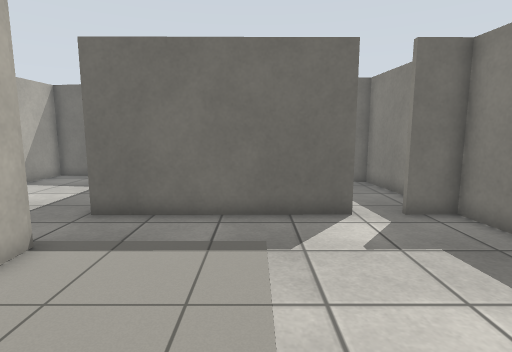
view 1 (above)

21 first-person views from a walk through a robot-simulator world made for Gazebo. The camera is 1.2 m above the floor, tilts 8° down and sees 80° across. The floor is counted in squares, 0.5 m on a side. Each view is taken from the middle of a square. On the plan, view 1 faces up. The plan holds only what a view shows up to about 18 squares ahead; the rest is blank. The place goes on beyond the plan. Surface patterns are stand-ins for the level's own textures.

view 2
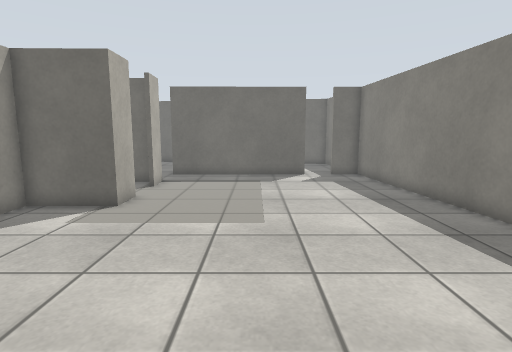

view 3
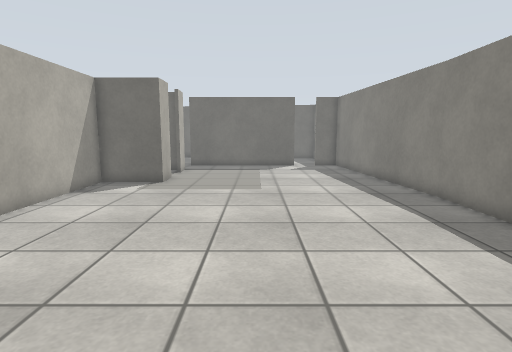

view 4
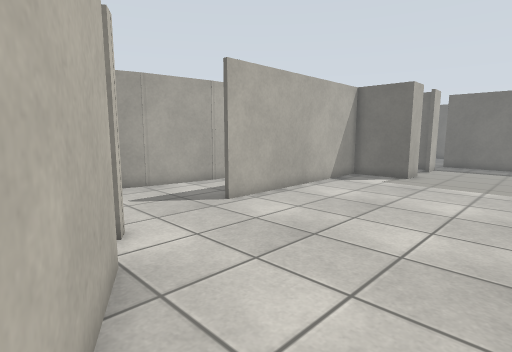

view 5
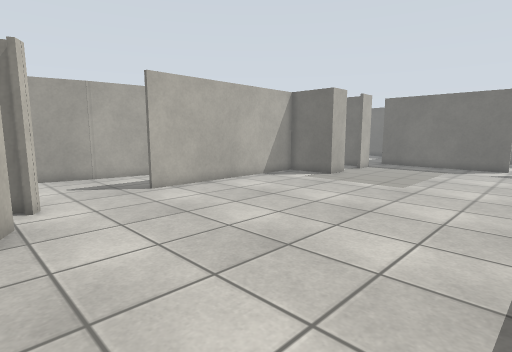

view 6
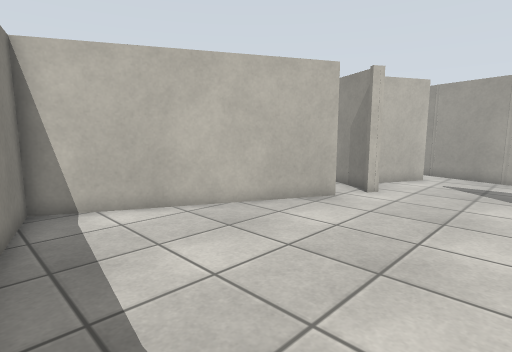

view 7
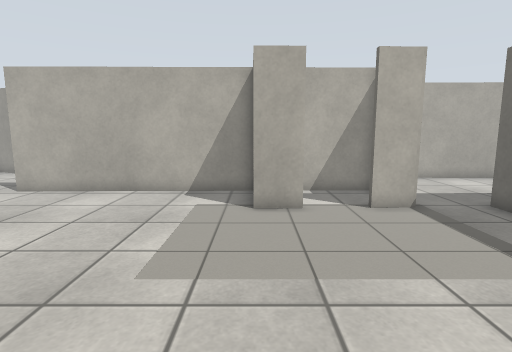

view 8
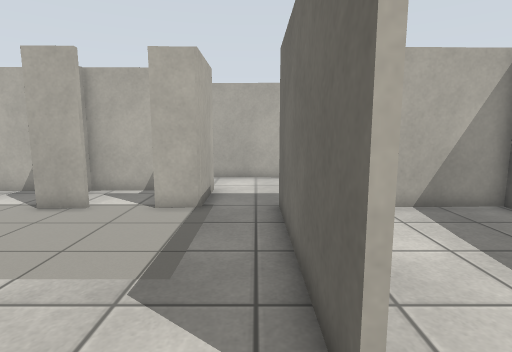

view 9
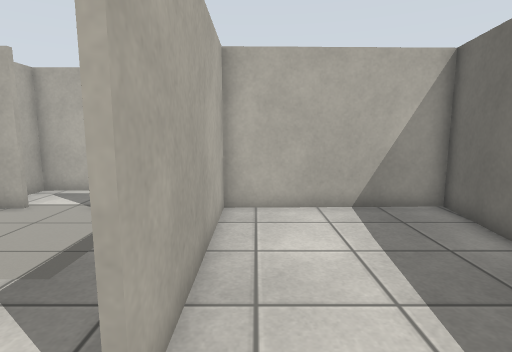

view 10
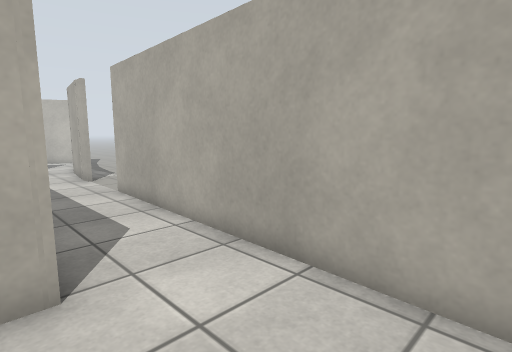

view 11
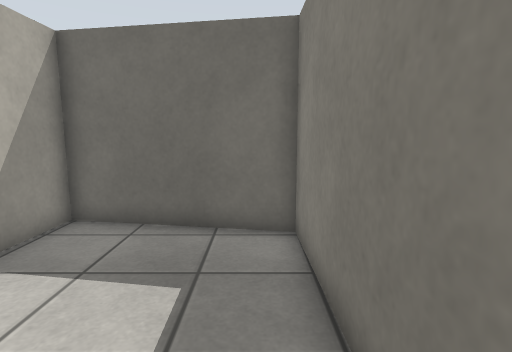

view 12
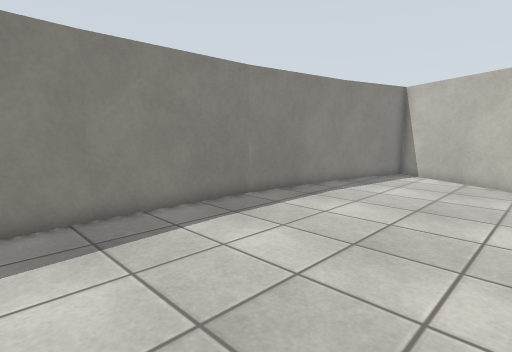

view 13
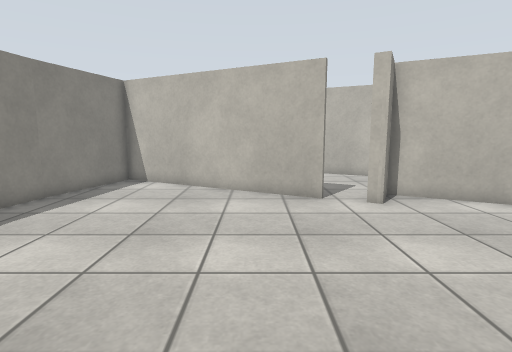

view 14
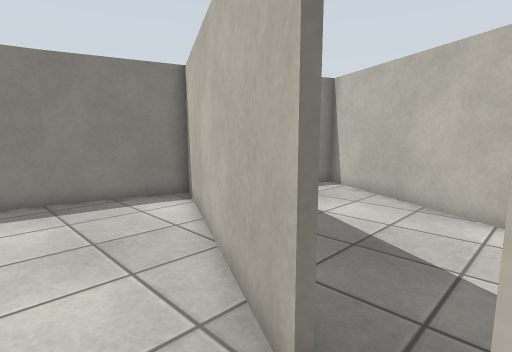

view 15
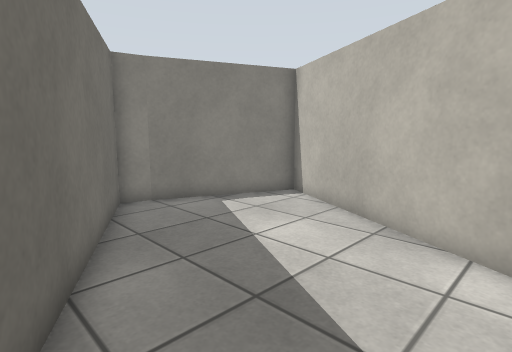

view 16
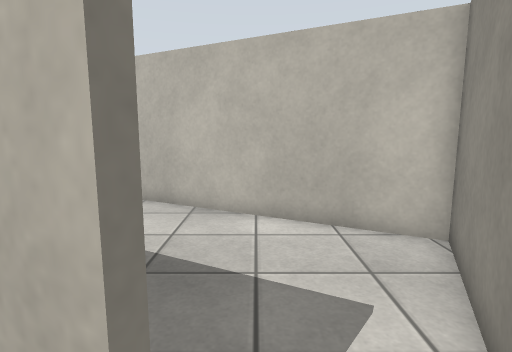

view 17
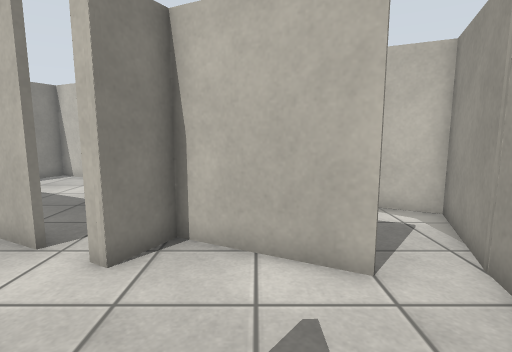

view 18
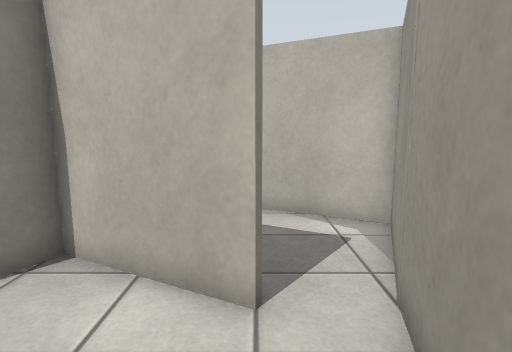

view 19
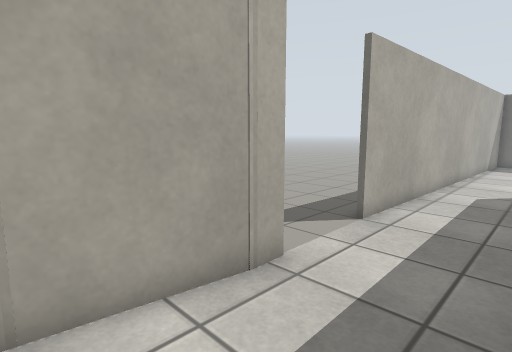

view 20
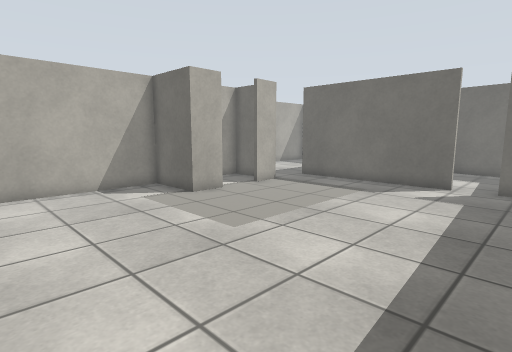

view 21
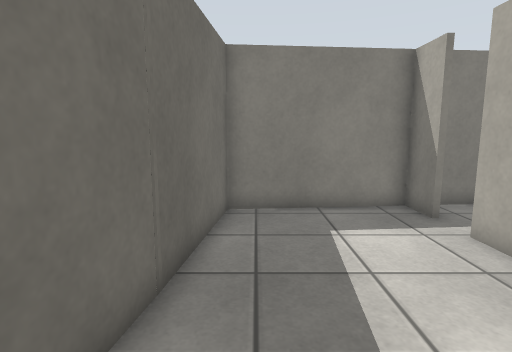

### Floor plan
Points are (right, up) in squares from view 1. A wall is a line through its corners. A room is listed if a view was taken in it or the views show most of it. See-through windows are left out.
Room 1 (views 1, 2, 3, 4, 5, 6, 7, 8, 12, 13, 14, 16, 20)
walls: (6.9, -2.7) (6, 9.1); (-4.5, 2.5) (-4.5, 0.9) (-7.7, 0.9); (6.8, -8.5) (6.9, -2.5); (-7.6, 1.1) (-7.5, -9); (-4.5, -14) (4.6, -18.8); (-4.6, 6.2) (-4.6, 4.7); (5.9, -14.3) (6.8, -8.4); (2.9, 8.8) (-4.9, 8.8); (-8.1, -14.4) (-7.2, -14.8) (-6.3, -13.1) (-5.8, -13.4); (6, 8.8) (4.4, 8.8); (4.7, -18.4) (5.9, -14.2)
ways out: opening at (3.5, 9) to room 2; opening at (-8, -11) to room 3; opening at (-5, 7.5) to room 3; opening at (-5, -15) to room 4; opening at (-5, 3.5) to room 6
Room 2 (views 9, 21)
walls: (4.4, 9) (6, 9); (-4.8, 16.3) (-4.7, 9) (2.9, 9); (6, 9.1) (5.5, 14.7) (-4.8, 16.2)
ways out: opening at (3.5, 9) to room 1
Room 3 (views 10, 11, 17, 18, 19)
walls: (-8, 6.2) (-4.6, 6.2); (-4.9, 10.1) (-5, 16.3); (-11.7, -5.5) (-11.7, -6.5); (-11.7, -6.2) (-12.2, -9.9); (-12.1, -9.6) (-13.1, -13.2); (-4.8, 16.2) (-11.2, 17.1); (-11.1, 17.3) (-11.8, -2); (-11, -12.9) (-8.1, -14.4)
ways out: opening at (-8, -11) to room 1; opening at (-5, 7.5) to room 1; opening at (-12, -13) to room 5; opening at (-12, -3.5)
Room 4 (view 15)
walls: (4.2, -20.1) (4.7, -18.4); (4.7, -19) (-2.9, -15.1); (-6.3, -13.5) (-9.3, -19.6) (2, -25.3) (4.3, -20)
ways out: opening at (-5, -15) to room 1
Room 5 (no view inside)
walls: (-13, -12.9) (-14.6, -16.9) (-11.2, -18.6)
ways out: opening at (-12, -13) to room 3
Room 6 (no view inside)
walls: (-5.2, 6) (-7.7, 6) (-7.6, 1.1); (-7.7, 1.1) (-6.6, 1.1)
ways out: opening at (-5, 3.5) to room 1

Positions as (right, up) in squares from view 1, and headings:
1: (0, 0), facing up
2: (0, -9), facing up
3: (0, -14), facing up
4: (1, -16), facing up-left
5: (5, -15), facing up-left
6: (6, -8), facing down-left
7: (5, 1), facing left
8: (5, 8), facing left
9: (5, 10), facing left
10: (-7, 11), facing down-left
11: (-6, 9), facing up
12: (-2, 0), facing down-right
13: (-2, -3), facing down
14: (-6, -12), facing down-right
15: (-6, -15), facing down-right
16: (-5, -13), facing down
17: (-9, -8), facing down
18: (-11, -9), facing down
19: (-8, -10), facing up-left
20: (6, -6), facing up-left
21: (-4, 14), facing right
